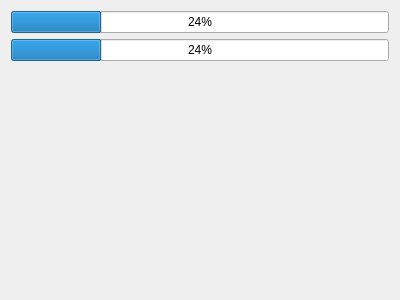
<?xml version="1.0" encoding="UTF-8"?>
<ui version="4.0">
 <class>WidgetDemo</class>
 <widget class="QWidget" name="WidgetDemo">
  <property name="geometry">
   <rect>
    <x>0</x>
    <y>0</y>
    <width>400</width>
    <height>300</height>
   </rect>
  </property>
  <property name="windowTitle">
   <string>Form</string>
  </property>
  <layout class="QGridLayout" name="gridLayout">
   <item row="1" column="0">
    <widget class="QProgressBar" name="progress2">
     <property name="value">
      <number>24</number>
     </property>
    </widget>
   </item>
   <item row="0" column="0">
    <widget class="QProgressBar" name="progress1">
     <property name="value">
      <number>24</number>
     </property>
    </widget>
   </item>
   <item row="2" column="0">
    <spacer name="verticalSpacer">
     <property name="orientation">
      <enum>Qt::Vertical</enum>
     </property>
     <property name="sizeHint" stdset="0">
      <size>
       <width>20</width>
       <height>40</height>
      </size>
     </property>
    </spacer>
   </item>
  </layout>
 </widget>
 <resources/>
 <connections/>
</ui>
